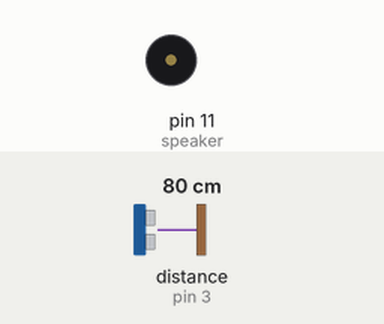
Bench run of a sketch on a simulated Arduino Uno, built with avr-gcc and run on an emulated ATmega328P. Shown: buzzer (waves = sounding). Wiring (inferred from the names in the program): ultrasonic range finder: trigger pin 4; echo pin 3. The test bench sets the inputs (shaded band); at power-on: distance to the obstacle (sensor on pin 3) 80 cm. The echo pulse lasts 58.3 µs per cm; what the sketch prints to the serial monitor is not drawn.

Above: at 1.2 s.
1.3 s: distance to the obstacle (sensor on pin 3) set to 54 cm
2.8 s: distance to the obstacle (sensor on pin 3) set to 46 cm
At 3.9 s:
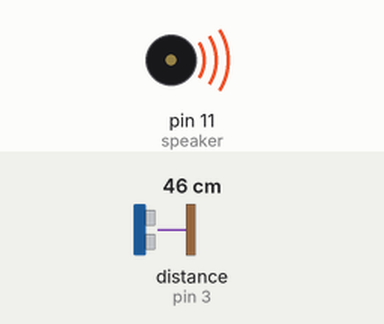
Timing chart, 0 to 5.8 s (numbered marks = the images above; inputs shaded):
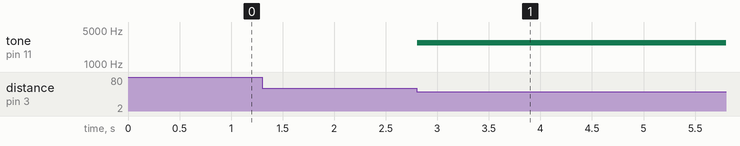

Measured:
- the behaviour switches between 51 and 50 cm on distance to the obstacle (sensor on pin 3) (found by bisection; images 0 and 1)
- after the input at 1.3 s, every drawn part: stays the same
- after the input at 2.8 s, tone on pin 11 (speaker): silent → 2706 Hz at once

The sketch:

theremin.ino
```cpp
#define MIN_DISTANCIA 50

int echo = 3;     // Pin para echo
int trigger = 4; // Pin para trigger
int speaker = 11; // Pin para el buzzer


unsigned long tiempoRespuesta;
unsigned long distancia;

unsigned long tiempoRespuesta2;
unsigned long distancia2;

float freqRad;
int tono;

void setup() {
  Serial.begin(9600);
  pinMode(speaker, OUTPUT);
  pinMode(trigger, OUTPUT);
  pinMode(echo, INPUT);

 }

void loop() {


  digitalWrite(trigger, HIGH);            // Enviamos pulso de 10 microsegundos
  delayMicroseconds(2);
  digitalWrite(trigger, LOW);

  tiempoRespuesta = pulseIn(echo, HIGH);  // Y esperamos pulso de vuelta
  distancia = tiempoRespuesta/58;         // Calculo de distancia en cm


  if (distancia < MIN_DISTANCIA) {
    freqRad = sin(distancia*(3.14/180)); // Pasamos frecuencia a radianes
    tono = 2000+(int(freqRad*1000));     // calculamos el tono
    tone(speaker, tono, 500);
    Serial.write(distancia);
  }

}
```
